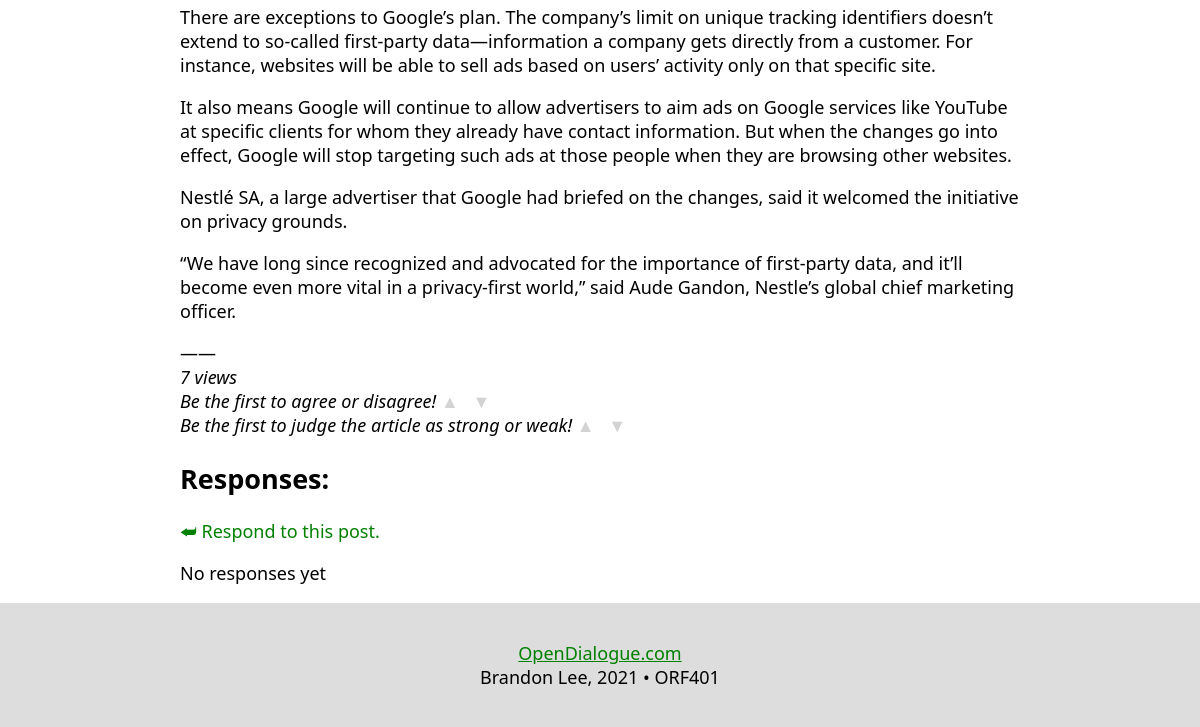
The page /forum/post/5 (signed in, lower part) on the database as committed earlier.
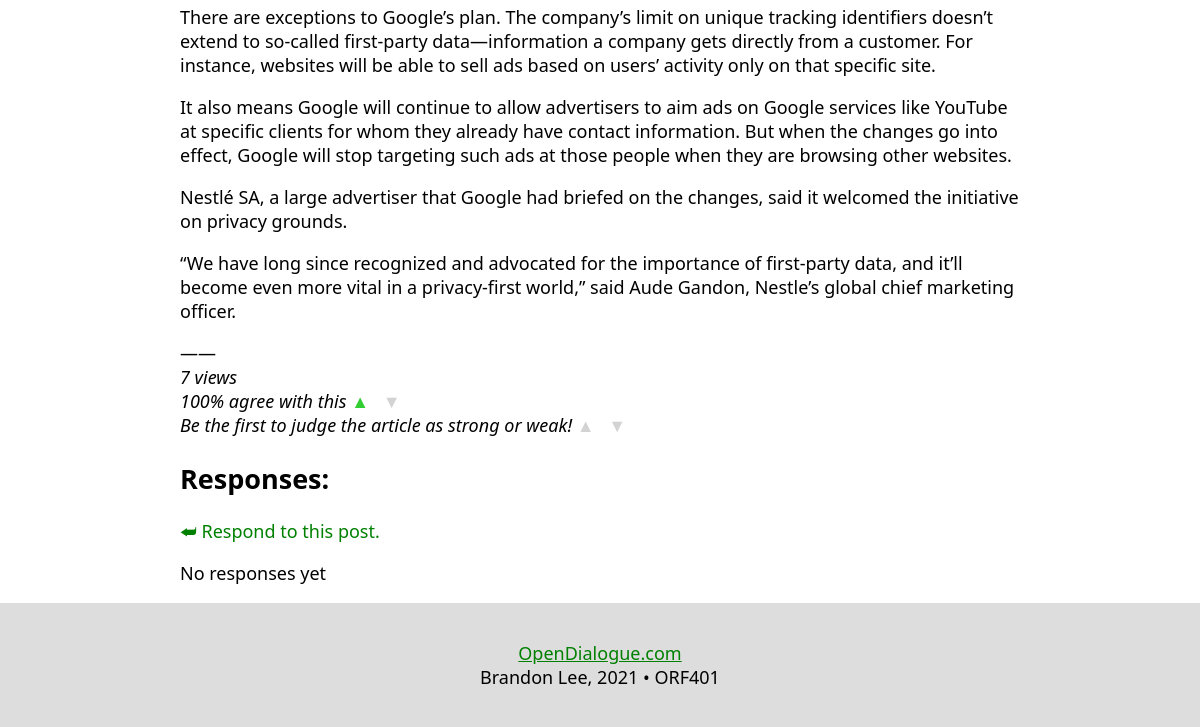
The same page on the database as committed later.
### forum/models.py (models this page shows)
class Post(models.Model):
    author = models.ForeignKey(settings.AUTH_USER_MODEL, on_delete=models.CASCADE, related_name="author")
    title = models.CharField(max_length=500)
    content = models.TextField(max_length=20000)
    created = models.DateTimeField()
    parent = models.ForeignKey("Post", on_delete=models.CASCADE, related_name="postparent", blank=True, null=True)
    parentid = models.IntegerField(blank=True, null=True)
    parenttitle = models.CharField(blank=True, max_length=500)
    parentauthor = models.CharField(blank=True, max_length=100)
    views = models.IntegerField(default=0)
    agrees = models.IntegerField(default=0)
    agreechecks = models.IntegerField(default=0)
    strongs = models.IntegerField(default=0)
    strongchecks = models.IntegerField(default=0)

### forum/views.py (the view)
# urls.py: path('post/<postid>', views.post, name='post'),
def post(request, postid):
    if not request.user.is_authenticated:
        return redirect('home')
    context = {}
    context['user'] = request.user
    thepost = Post.objects.get(id=postid)
    context['post'] = thepost
    UserWrapper.objects.get_or_create(user=request.user)
    if not UserWrapper.objects.filter(user=request.user).filter(viewed=thepost).exists():
        thepost.views += 1
        thepost.save()
        UserWrapper.objects.get(user=request.user).viewed.add(thepost)
    if UserWrapper.objects.filter(user=request.user).filter(agreed=thepost).exists():
        context['agreed'] = True
    else:
        context['agreed'] = False
    if UserWrapper.objects.filter(user=request.user).filter(disagreed=thepost).exists():
        context['disagreed'] = True
    else:
        context['disagreed'] = False
    if UserWrapper.objects.filter(user=request.user).filter(stronged=thepost).exists():
        context['stronged'] = True
    else:
        context['stronged'] = False
    if UserWrapper.objects.filter(user=request.user).filter(weaked=thepost).exists():
        context['weaked'] = True
    else:
        context['weaked'] = False
    context['responses'] = Post.objects.get(id=postid).postparent.all()
    return render(request, "post.html", context)

### forum/templates/post.html (shortened to what this page needs)
{% extends 'base.html' %}
{% block content %}
<p>{{ post.content|linebreaks }}</p>
<p>——<br>
<i>{{post.views}} views<br>
{% if post.agreechecks > 0 %}
{% widthratio post.agrees post.agreechecks 100 %}% agree with this
{% else %}
Be the first to agree or disagree!
{% endif %}
<a href="{% url 'forum:agree' post.id %}" style="{% if agreed %}color: limegreen{% else %}color: lightgray{% endif %}; text-decoration: none;">▲</a>&ensp;
<a href="{% url 'forum:disagree' post.id %}" style="{% if disagreed %}color: red{% else %}color: lightgray{% endif %}; text-decoration: none;">▼</a>
<br>
{% if post.strongchecks > 0 %}
{% widthratio post.strongs post.strongchecks 100 %}% think this was a strong argument
{% else %}
Be the first to judge the article as strong or weak!
{% endif %}
<a href="{% url 'forum:strong' post.id %}" style="{% if stronged %}color: limegreen{% else %}color: lightgray{% endif %}; text-decoration: none;">▲</a>&ensp;
<a href="{% url 'forum:weak' post.id %}" style="{% if weaked %}color: red{% else %}color: lightgray{% endif %}; text-decoration: none;">▼</a>
</i>
</p>
<h2>Responses:</h2>
<p><a href="{% url 'forum:respond_post' post.id %}" style="text-decoration: none;">⮨ Respond to this post.</a></p>
{% if responses|length == 0 %}
<p>No responses yet</p>
{% endif %}
{% endblock %}

Rows that differ between the two databases and show on the page:
changed Post: agrees+agreechecks (not shown) → "100"
Other text that changed with them:
text no longer shown: "Be the first to agree or disagree!"
text now shown: "% agree with this"
